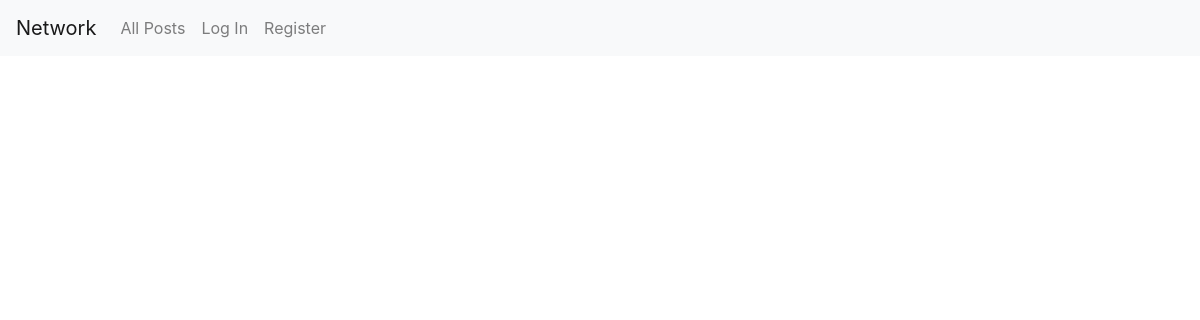
Before: / with the older database file.
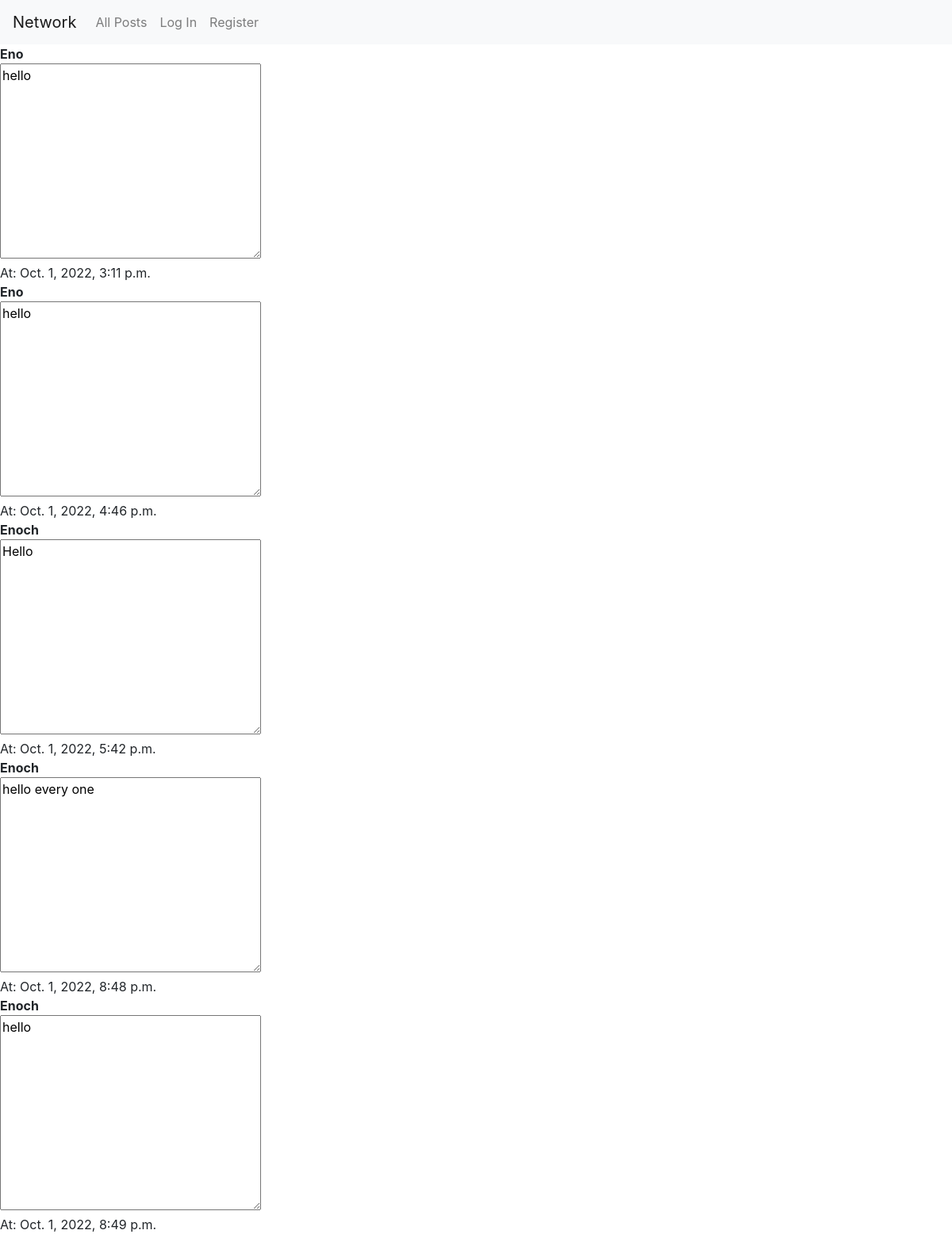
After: the same page with the newer database file.
### network/models.py (models this page shows, shortened)
class Post(models.Model):
    body = models.TextField()
    date = models.DateTimeField(auto_now_add = True)
    author = models.ForeignKey(User, on_delete=models.CASCADE, related_name="author", default=None)

class User(AbstractUser):
    pass

### network/views.py (the view)
# urls.py: path("", views.index, name="index"),
def index(request):
    posts = Post.objects.all()
    return render(request, "network/index.html", {
        "posts": posts
    })

### network/templates/network/index.html
{% extends "network/layout.html" %}
{% block body %}
    {% for post in posts %}
    <strong>{{post.author}}</strong>
    <br>
    <textarea name="#" id="#" cols="30" rows="10">{{ post.body }}</textarea><br>
    At: {{ post.date }}
    <br>
    {% endfor %}
{% endblock %}

### network/templates/network/layout.html (shortened to what this page needs)
{% load static %}
<!DOCTYPE html>
<html lang="en">
    <head>
        <link rel="stylesheet" href="https://stackpath.bootstrapcdn.com/bootstrap/4.4.1/css/bootstrap.min.css">
        <link href="{% static 'network/styles.css' %}" rel="stylesheet">
    </head>
    <body>
        <nav class="navbar navbar-expand-lg navbar-light bg-light">
            <a class="navbar-brand" href="#">Network</a>
            <div>
              <ul class="navbar-nav mr-auto">
                <li class="nav-item">
                  <a class="nav-link" href="{% url 'index' %}">All Posts</a>
                </li>
                {% if user.is_authenticated %}
                    <li class="nav-item">
                        <a class="nav-link" href="#">Following</a>
                    </li>
                    <li class="nav-item">
                        <a class="nav-link" href="{% url 'logout' %}">Log Out</a>
                    </li>
                    <li class="nav-item">
                        <a class="nav-link" href="{% url 'create_post_page' %}">Create Post</a>
                    </li>
                {% else %}
                    <li class="nav-item">
                        <a class="nav-link" href="{% url 'login' %}">Log In</a>
                    </li>
                    <li class="nav-item">
                        <a class="nav-link" href="{% url 'register' %}">Register</a>
                    </li>
                {% endif %}
              </ul>
            </div>
          </nav>
        <div class="body">
            {% block body %}
            {% endblock %}
        </div>
    </body>
</html>

Changed rows visible on the page:
added Post: author "Eno", body "hello", date "Oct. 1, 2022, 3:11 p.m."
added Post: author "Eno", body "hello", date "Oct. 1, 2022, 4:46 p.m."
added Post: author "Enoch", body "Hello", date "Oct. 1, 2022, 5:42 p.m."
added Post: author "Enoch", body "hello every one", date "Oct. 1, 2022, 8:48 p.m."
added Post: author "Enoch", body "hello", date "Oct. 1, 2022, 8:49 p.m."
